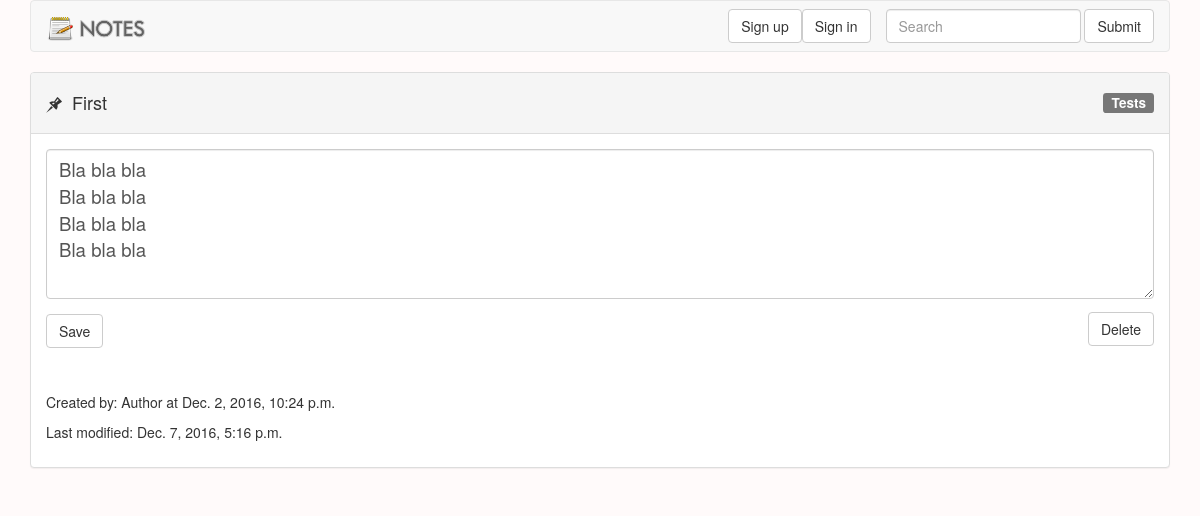
The app's page /notes/1/, older data.
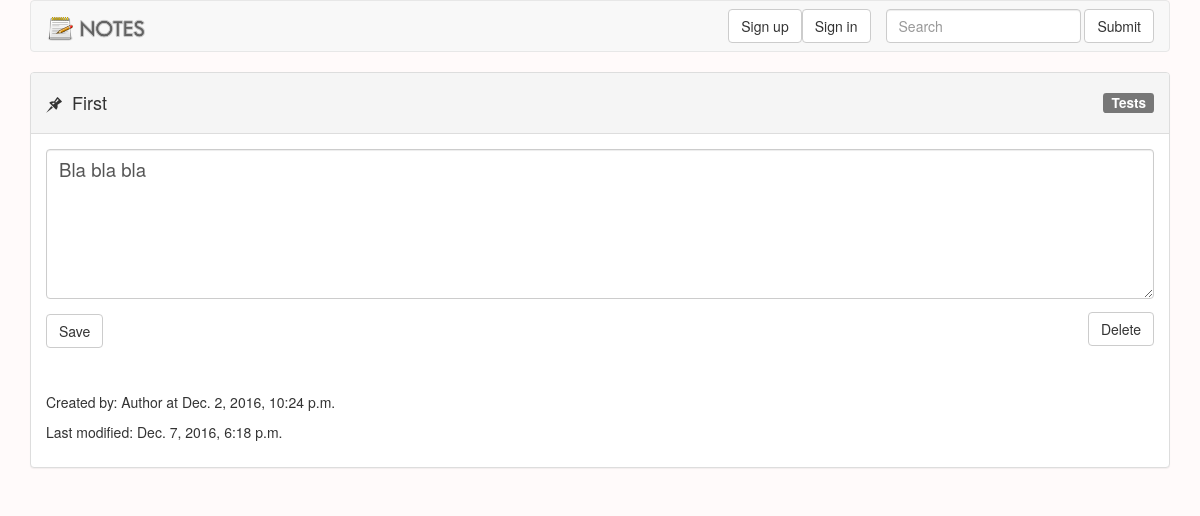
The same page, newer data.
### notes/models.py (models this page shows, shortened)
class Note(models.Model):
    note_title = models.CharField(max_length=30)
    note_text = models.CharField(max_length=200)
    label = models.CharField(max_length=30)
    pub_date = models.DateTimeField(default=timezone.now())
    mod_date = models.DateTimeField(default=timezone.now())
    author = models.CharField(max_length=30)
    is_pinned = models.BooleanField()

### notes/views.py (the view)
# urls.py: url(r'^(?P<note_id>[0-9]+)/$', views.detail, name='detail'),
def detail(request, note_id):
    note = get_object_or_404(Note, pk=note_id)
    context = {
        'note': note,
    }
    return render(request, 'notes/detail.html', context)

### notes/templates/notes/detail.html (shortened to what this page needs)
{% load staticfiles %}
<html>
<head>
    <link rel="stylesheet" href="{% static 'notes/css/bootstrap.min.css' %}">
    <link rel="stylesheet" href="{% static 'notes/css/styles.css' %}">
</head>
<body>
<main class="container" role="main">
    <nav class="navbar navbar-default">
        <div class="container-fluid">
            <div class="navbar-header">
                <a class="navbar-brand" href="{% url 'notes:index' %}">
                    <img id="logo" src="{% static 'notes/img/logo.png' %}">
                </a>
            </div>
            <form class="navbar-form navbar-right">
                <div class="form-group">
                    <input type="text" class="form-control" placeholder="Search">
                </div>
                <button type="submit" class="btn btn-default">Submit</button>
            </form>
            <button type="button" class="btn btn-default navbar-btn navbar-right">Sign in</button>
            <button type="button" class="btn btn-default navbar-btn navbar-right">Sign up</button>
        </div>
    </nav>
    <div class="panel panel-default">
        <div class="panel-heading panel-title">
            <h4>
                {% if note.is_pinned %}
                    <img class="pin pinned" src="{% static 'notes/img/pin.png' %}" title="Note pinned">
                {% else %}
                    <img class="pin not-pinned" src="{% static 'notes/img/pin.png' %}" title="Note not pinned">
                {% endif %}
                {{ note.note_title }}
                <span class="label label-default right-label">{{ note.label }}</span>
            </h4>
        </div>
        <div class="panel-body">
            <form action="{% url 'notes:save' note.id %}" method="post">
                <textarea class="form-control" id="note_text" name="note_text" rows="5">{{ note.note_text }}</textarea>
                <input type="submit" class="btn btn-default" value="Save">
            </form>
            <form action="{% url 'notes:remove' note.id %}" method="post">
                <input type="submit" class="btn btn-default right-label" value="Delete" style="margin-top: -50px">
            </form>
        </div>
        <div class="panel-body">
            <p>Created by: {{ note.author }} at {{ note.pub_date }}</p>
            <p>Last modified: {{ note.mod_date }}</p>
        </div>
    </div>
</main>
</body>
</html>

Row changes from the older to the newer data that the page shows:
changed Note "First": note_text "Bla bla bla Bla bla bla Bla bla bla Bla bla bla" → "Bla bla bla"; mod_date "Dec. 7, 2016, 5:16 p.m." → "Dec. 7, 2016, 6:18 p.m."
